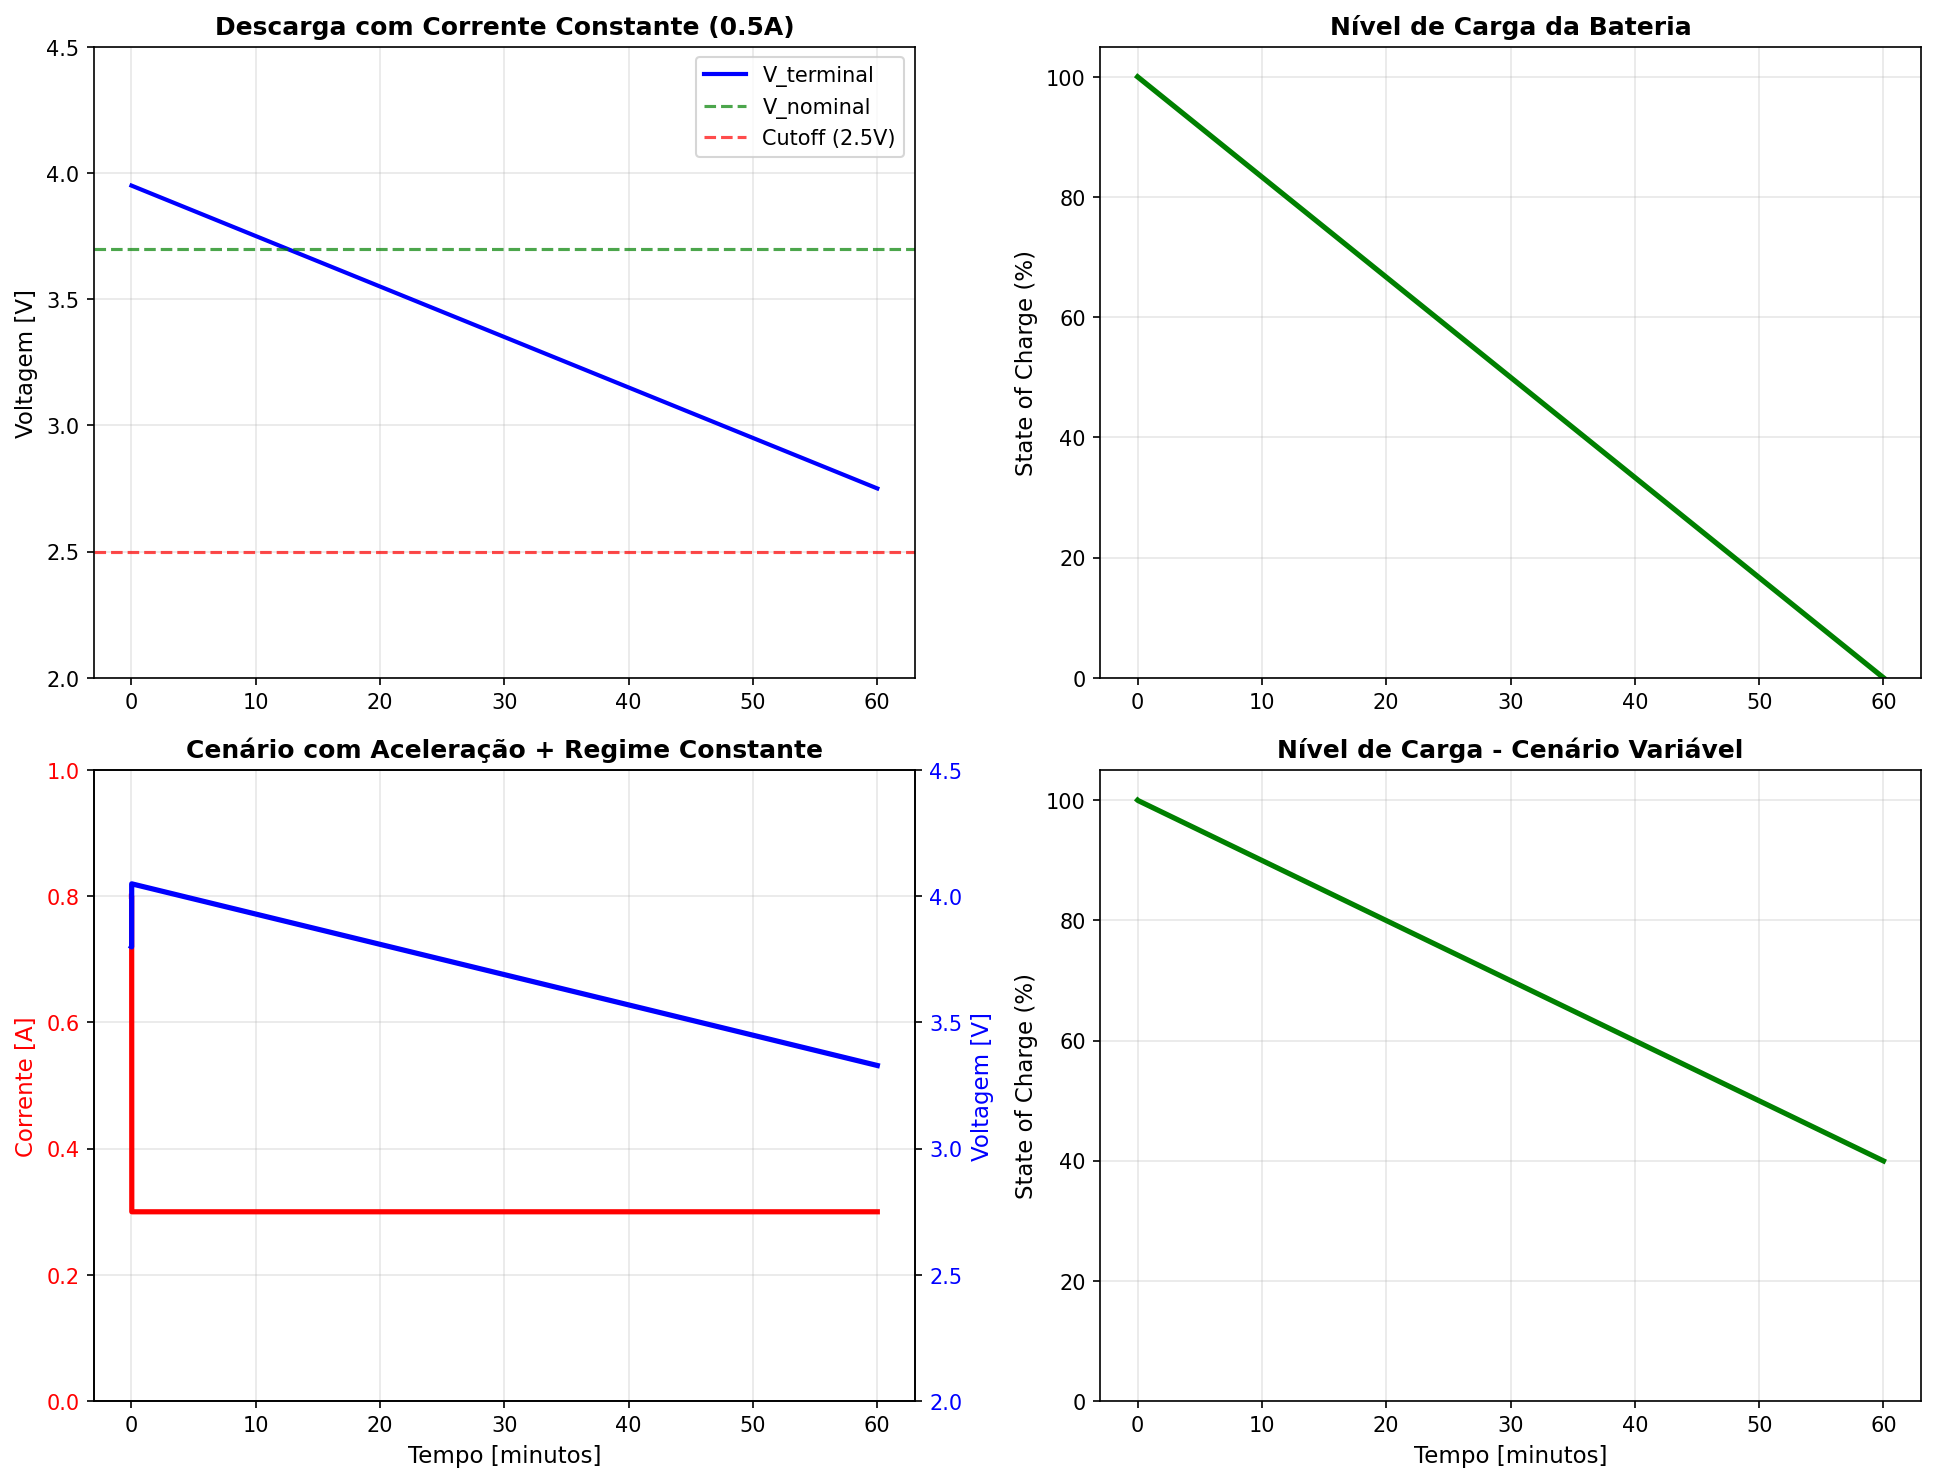

Write the Python code that produced this figure.
"""
ANÁLISE DE BATERIA E CONSUMO ENERGÉTICO
Disciplina: Fenômenos Elétricos, Magnéticos e Oscilatórios

Modela comportamento de bateria Li-po com dados reais do carrinho Kizumba.
"""

import numpy as np
import matplotlib.pyplot as plt
from scipy.integrate import odeint

# ============================================================================
# DADOS REAIS DA BATERIA
# ============================================================================

BATERIA = {
    "voltagem_nominal": 3.7,      # V (Li-po 1S)
    "energia_total": 1.85,         # Wh
    "capacidade_mah": 1450,        # mAh
    "resistencia_interna": 0.5,    # Ω (estimativa para Li-po)
}

print("\n" + "="*70)
print("ANÁLISE DE BATERIA - CARRINHO KIZUMBA 4X4")
print("="*70)

print(f"\nEspecificações da bateria:")
print(f"  Voltagem nominal: {BATERIA['voltagem_nominal']} V")
print(f"  Energia total: {BATERIA['energia_total']} Wh")
print(f"  Capacidade: {BATERIA['capacidade_mah']} mAh")
print(f"  Resistência interna (estimada): {BATERIA['resistencia_interna']} Ω")

# ============================================================================
# CÁLCULOS BÁSICOS
# ============================================================================

capacidade_ah = BATERIA['capacidade_mah'] / 1000
capacidade_coulombs = capacidade_ah * 3600

print(f"\nConversões:")
print(f"  Capacidade: {capacidade_ah} Ah = {capacidade_coulombs:.0f} C (Coulombs)")

# ============================================================================
# TEMPO DE FUNCIONAMENTO vs CORRENTE
# ============================================================================

print(f"\n" + "="*70)
print("TEMPO DE FUNCIONAMENTO TEÓRICO")
print("="*70)
print(f"\nPara funcionamento contínuo (Lei de Peukert simplificada):")
print(f"{'Corrente':>12} {'Potência':>12} {'Tempo':>15} {'Ciclo':>12}")
print(f"{'-'*12} {'-'*12} {'-'*15} {'-'*12}")

correntes = np.array([0.05, 0.1, 0.2, 0.3, 0.5, 0.75, 1.0, 1.5])

for I in correntes:
    tempo_horas = capacidade_ah / I
    tempo_minutos = tempo_horas * 60
    
    potencia = BATERIA['voltagem_nominal'] * I
    
    # Ciclo de funcionamento (% de capacidade por minuto)
    if tempo_minutos > 0:
        ciclo = 100 / tempo_minutos
    else:
        ciclo = 0
    
    print(f"{I:>10.2f}A {potencia:>10.2f}W {tempo_minutos:>12.1f} min {ciclo:>10.2f}%/min")

# ============================================================================
# MODELO DE DESCARGA DE BATERIA COM CORRENTE VARIÁVEL
# ============================================================================

class ModeloBateria:
    """
    Modelo simplificado de bateria Li-po.
    
    Considera:
    - Queda de voltagem com corrente (resistência interna)
    - Descarga não-linear (efeito Peukert)
    - Voltagem mínima operacional (cutoff)
    """
    
    def __init__(self, V_nom=3.7, E_total=1.85, R_int=0.5, V_cutoff=2.5):
        """
        V_nom: Voltagem nominal [V]
        E_total: Energia total [Wh]
        R_int: Resistência interna [Ω]
        V_cutoff: Voltagem mínima [V]
        """
        self.V_nom = V_nom
        self.E_total = E_total
        self.R_int = R_int
        self.V_cutoff = V_cutoff
        self.Q_total = (E_total / V_nom) * 3600  # Carga em Coulombs
        self.Q_discharged = 0  # Carga descarregada
    
    def voltagem(self, corrente):
        """
        Calcula voltagem terminal com queda resistiva.
        V_terminal = V_oc - R_int * I
        """
        # Voltagem de circuito aberto (aproximada)
        SOC = 1 - (self.Q_discharged / self.Q_total)  # State of Charge
        
        # Li-po: voltagem varia ~3.0V (vazio) a ~4.2V (cheio)
        # Simplificado: linear entre 3.0V e 4.2V
        V_oc = 3.0 + (4.2 - 3.0) * SOC
        
        # Queda resistiva
        V_terminal = V_oc - self.R_int * corrente
        
        return V_terminal, V_oc
    
    def descarga_step(self, corrente, dt):
        """
        Avança simulação em dt segundos com corrente I.
        """
        if self.Q_discharged >= self.Q_total:
            return None  # Bateria vazia
        
        # Descarga em Coulombs
        dQ = corrente * dt
        self.Q_discharged += dQ
        
        # Garante não ultrapassar capacidade
        if self.Q_discharged > self.Q_total:
            self.Q_discharged = self.Q_total
        
        V_terminal, V_oc = self.voltagem(corrente)
        
        # Energia consumida
        energia = V_terminal * corrente * dt / 3600  # Wh
        
        return {
            'V_terminal': V_terminal,
            'V_oc': V_oc,
            'energia': energia,
            'SOC': 1 - (self.Q_discharged / self.Q_total)
        }

# ============================================================================
# SIMULAÇÃO DE DESCARGA
# ============================================================================

print(f"\n" + "="*70)
print("SIMULAÇÃO DE DESCARGA COM CORRENTE VARIÁVEL")
print("="*70)

# Scenario 1: Corrente constante
bateria = ModeloBateria()
tempo = []
V_terminal = []
V_oc = []
SOC = []
energia_consumida_total = 0

corrente_constante = 0.5  # A

print(f"\nCenário 1: Corrente constante de {corrente_constante}A")

t = 0
dt = 0.1  # 0.1 segundos
while True:
    resultado = bateria.descarga_step(corrente_constante, dt)
    if resultado is None:
        break
    
    tempo.append(t)
    V_terminal.append(resultado['V_terminal'])
    V_oc.append(resultado['V_oc'])
    SOC.append(resultado['SOC'])
    energia_consumida_total += resultado['energia']
    
    t += dt
    
    if t > 3600:  # Limite 1 hora
        break

tempo = np.array(tempo)
V_terminal = np.array(V_terminal)
SOC = np.array(SOC)

print(f"  Tempo total: {tempo[-1]/60:.1f} minutos")
print(f"  Energia consumida: {energia_consumida_total:.2f} Wh")
print(f"  Voltagem final: {V_terminal[-1]:.2f}V")

# Scenario 2: Corrente variável (simulando aceleração + regime constante)
bateria2 = ModeloBateria()
tempo2 = []
V_terminal2 = []
corrente_sim = []
SOC2 = []

print(f"\nCenário 2: Corrente variável (aceleração + regime)")

t = 0
dt = 0.1
while True:
    # Primeiro 1 segundo: aceleração (I = 0.8A)
    # Depois: regime constante (I = 0.3A)
    if t < 1.0:
        I = 0.8
    else:
        I = 0.3
    
    resultado = bateria2.descarga_step(I, dt)
    if resultado is None:
        break
    
    tempo2.append(t)
    V_terminal2.append(resultado['V_terminal'])
    corrente_sim.append(I)
    SOC2.append(resultado['SOC'])
    
    t += dt
    
    if t > 3600:
        break

tempo2 = np.array(tempo2)
V_terminal2 = np.array(V_terminal2)

print(f"  Tempo total: {tempo2[-1]/60:.1f} minutos")
print(f"  Voltagem final: {V_terminal2[-1]:.2f}V")

# ============================================================================
# GRÁFICOS
# ============================================================================

fig, axes = plt.subplots(2, 2, figsize=(13, 10))

# Gráfico 1: Voltagem vs Tempo (corrente constante)
axes[0, 0].plot(tempo/60, V_terminal, 'b-', linewidth=2, label='V_terminal')
axes[0, 0].axhline(y=BATERIA['voltagem_nominal'], color='g', linestyle='--', 
                   label='V_nominal', alpha=0.7)
axes[0, 0].axhline(y=2.5, color='r', linestyle='--', label='Cutoff (2.5V)', alpha=0.7)
axes[0, 0].set_ylabel('Voltagem [V]', fontsize=11)
axes[0, 0].set_title(f'Descarga com Corrente Constante ({corrente_constante}A)', fontsize=12, fontweight='bold')
axes[0, 0].grid(True, alpha=0.3)
axes[0, 0].legend()
axes[0, 0].set_ylim([2.0, 4.5])

# Gráfico 2: State of Charge
axes[0, 1].plot(tempo/60, SOC*100, 'g-', linewidth=2.5)
axes[0, 1].set_ylabel('State of Charge (%)', fontsize=11)
axes[0, 1].set_title('Nível de Carga da Bateria', fontsize=12, fontweight='bold')
axes[0, 1].grid(True, alpha=0.3)
axes[0, 1].set_ylim([0, 105])

# Gráfico 3: Corrente e Voltagem (cenário variável)
ax1 = axes[1, 0]
ax2 = ax1.twinx()

line1 = ax1.plot(tempo2/60, corrente_sim, 'r-', linewidth=2.5, label='Corrente')
ax1.set_ylabel('Corrente [A]', fontsize=11, color='r')
ax1.tick_params(axis='y', labelcolor='r')
ax1.set_ylim([0, 1.0])

line2 = ax2.plot(tempo2/60, V_terminal2, 'b-', linewidth=2.5, label='Voltagem')
ax2.set_ylabel('Voltagem [V]', fontsize=11, color='b')
ax2.tick_params(axis='y', labelcolor='b')
ax2.set_ylim([2.0, 4.5])

ax1.set_xlabel('Tempo [minutos]', fontsize=11)
ax1.set_title('Cenário com Aceleração + Regime Constante', fontsize=12, fontweight='bold')
ax1.grid(True, alpha=0.3)

# Gráfico 4: State of Charge (variável)
axes[1, 1].plot(tempo2/60, np.array(SOC2)*100, 'g-', linewidth=2.5)
axes[1, 1].set_ylabel('State of Charge (%)', fontsize=11)
axes[1, 1].set_xlabel('Tempo [minutos]', fontsize=11)
axes[1, 1].set_title('Nível de Carga - Cenário Variável', fontsize=12, fontweight='bold')
axes[1, 1].grid(True, alpha=0.3)
axes[1, 1].set_ylim([0, 105])

plt.tight_layout()
plt.savefig('analise_bateria.png', dpi=150, bbox_inches='tight')
print(f"\n✓ Gráfico salvo: analise_bateria.png")
plt.close()

# ============================================================================
# RECOMENDAÇÕES
# ============================================================================

print("\n" + "="*70)
print("RECOMENDAÇÕES PARA COLETA DE DADOS")
print("="*70)

print("""
Para CALIBRAR a simulação com dados reais, você PRECISA medir:

1. VOLTAGEM REAL DA BATERIA (Essencial):
   - Use um multímetro em modo "Voltagem DC"
   - Meça com carrinho parado
   - Meça durante aceleração máxima
   - Anote a voltagem inicial e após usar por 10 minutos

2. AUTONOMIA DO CARRINHO:
   - Cronômetro: quanto tempo o carrinho funciona até parar?
   - Isso permite calcular corrente média: I_média = capacidade / tempo

3. VELOCIDADE E ACELERAÇÃO:
   - Video em 60fps: cronometra quanto tempo leva pra atingir velocidade máxima
   - Distância em 1 segundo: meça com régua/fita métrica
   - Isso valida a simulação de dinâmica do motor

4. CORRENTE CONSUMIDA (Ideal):
   - Multímetro em série na bateria (desconecta um fio, insere multímetro)
   - Corrente parado (só fricção)
   - Corrente acelerando (máximo)
   - Corrente em regime constante

5. CONSUMO DE ENERGIA:
   - Cálculo: E = Integral(V * I * dt)
   - Compare: energia teórica vs energia medida
   
Com esses dados, você consegue:
  ✓ Validar que o modelo está correto
  ✓ Prever autonomia em diferentes cenários
  ✓ Explicar perdas de energia (dissipação térmica)
  ✓ Fazer relatório técnico sólido para a UC
""")

print("="*70)
